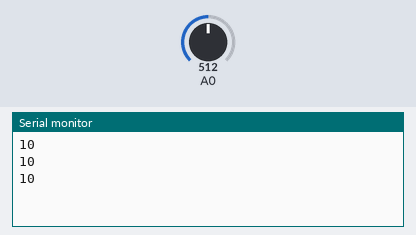
A sketch run on a simulated Arduino Uno, built with avr-gcc and run on an emulated ATmega328P. On the bench: the last lines printed to the serial monitor. Inputs (shaded band) come from the test bench; at power-on: A0 = 512.

Above: at 1.2 s.
1.3 s: A0 set to 330
At 2.0 s:
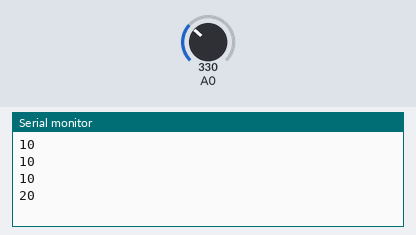
2.8 s: A0 set to 122
At 3.5 s:
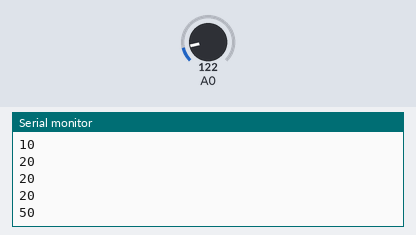
Timing chart, 0 to 5.8 s (numbered marks = the images above; inputs shaded):
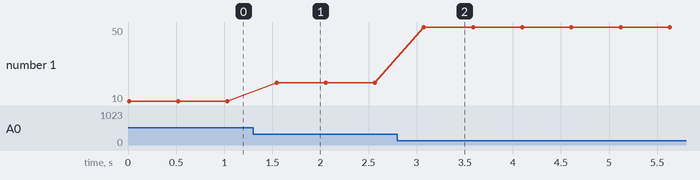

Measured:
- after the input at 1.3 s, the serial monitor: prints a new line after 0.24 s (image 1)
- after the input at 2.8 s, the serial monitor: prints a new line after 0.28 s (image 2)
- plotted number 1: 10 → 20 after the input at 1.3 s, 20 → 50 after the input at 2.8 s

The sketch:

sharp_gp2y0a21yk0f.ino
```cpp
void setup() {
    Serial.begin(9600);
}

int read_average(int pin) {
    long ans = 0;
    int i;
    for (i = 0; i < 100; i++) {
        ans = ans + analogRead(pin);
    }
    return ans / 100;
}

int atoc(int v) {
    if (v >= 340) return 10;
    if (v >= 200) return 20;
    if (v >= 145) return 30;
    if (v >= 126) return 40;
    if (v >= 105) return 50;
    if (v >= 85)  return 60;
    if (v >= 65)  return 70;
    if (v >= 55)  return 80;
    if (v >= 45)  return 90;
    return 100;
}

void loop() {
    int v;
    v = read_average(0);
    Serial.println(atoc(v));
    delay(500);
}
```
